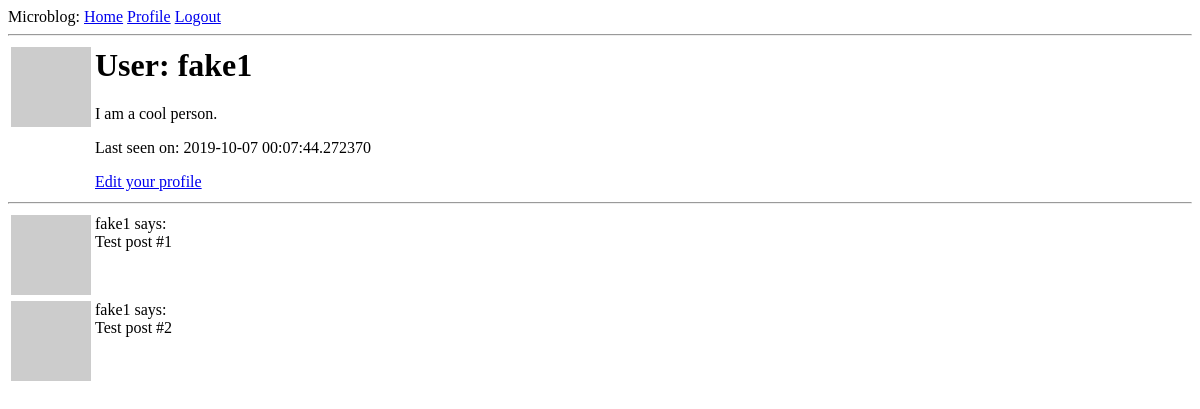
Page /user/fake1 (signed in) on the earlier database version.
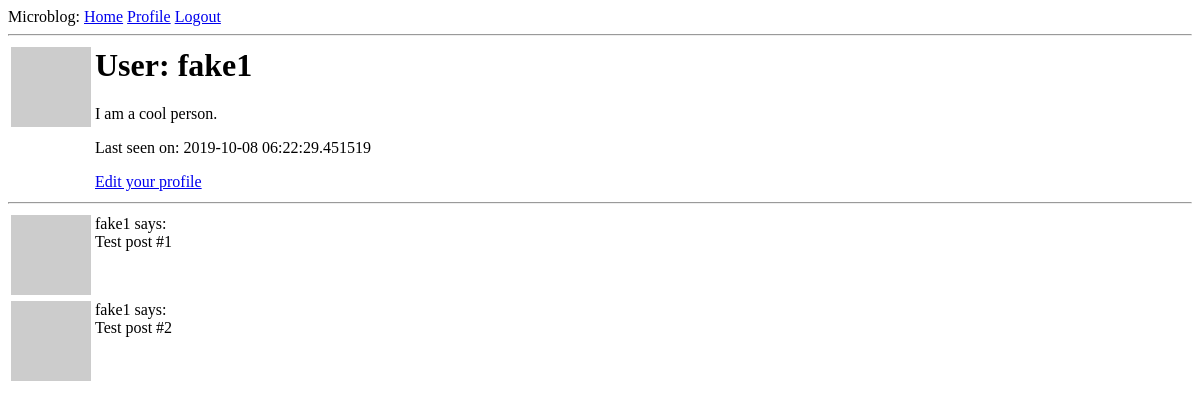
Same page on the later database version.
### app/models.py (models this page shows, shortened)
class User(UserMixin, db.Model):
    id = db.Column(db.Integer, primary_key=True)
    username = db.Column(db.String(64), index=True, unique=True)
    email = db.Column(db.String(120), index=True, unique=True)
    password_hash = db.Column(db.String(128))
    posts = db.relationship("Post", backref='author', lazy='dynamic')
    about_me = db.Column(db.String(40))
    last_seen = db.Column(db.DateTime, default=datetime.utcnow)
    followed = db.relationship(
        "User",
        secondary=followers,
        primaryjoin=(followers.c.follower_id == id),
        secondaryjoin=(followers.c.followed_id == id),
        backref=db.backref("followers", lazy="dynamic"),
        lazy="dynamic"
    )
    def avatar(self, size):
        digest = md5(self.email.lower().encode('utf-8')).hexdigest()
        url = 'https://www.gravatar.com/avatar/{}?d=identicon&s={}'.format(
            digest, size)
        return url

### app/routes.py (the view)
@app.route('/user/<username>')
@login_required
def user(username):
    user = User.query.filter_by(username=username).first_or_404()
    posts = [
        {'author': user, 'body': 'Test post #1'},
        {'author': user, 'body': 'Test post #2'}
    ]
    return render_template('user.html', user=user, posts=posts)

### app/models.py (called while the page is built)
@login.user_loader
def load_user(id):
    return User.query.get(int(id))

### app/routes.py (called while the page is built)
@app.before_request
def before_request():
    if current_user.is_authenticated:
        current_user.last_seen = datetime.utcnow()
        db.session.commit()

### app/templates/user.html
{% extends "base.html" %}
{% block content %}
    <table>
        <tr valign="top">
            <td>
                <img src="{{ user.avatar(128) }}">
            </td>
            <td>
                <h1>User: {{ user.username }}</h1>
                {% if user.about_me %}
                    <p>{{user.about_me}}</p>
                {% endif %}
                {% if user.last_seen %}
                    <p>Last seen on: {{user.last_seen}}</p>
                {% endif %}
                {% if user == current_user %}
                <p><a href="{{ url_for('edit_profile') }}">Edit your profile</a></p>
                {% endif %}
            </td>
        </tr>
    </table>
    <hr>
    {% for post in posts %}
        {% include '_post.html' %}
    {% endfor %}
{% endblock %}

### app/templates/base.html (shortened to what this page needs)
<html>
    <head>
    </head>
    <body>
		<div>
		    Microblog:
		    <a href="{{url_for('index')}}">Home</a>
		    {% if current_user.is_anonymous %}
		    <a href="{{url_for('login')}}">Login</a>
		    {% else %}
		    <a href="{{url_for('user', username=current_user.username)}}">Profile</a>
		    <a href="{{url_for('logout')}}">Logout</a>
		    {% endif %}
		</div>
		<hr>
        {% block content %}{% endblock %}
    </body>
</html>

### app/templates/_post.html
<table>
    <tr valign="top">
        <td><img src="{{ post.author.avatar(36) }}"></td>
        <td>{{ post.author.username }} says:<br>{{ post.body }}</td>
    </tr>
</table>

Differences in the rows shown:
changed User "fake1": last_seen "2019-10-07 00:07:44.272370" → "2019-10-08 06:22:29.451519"
